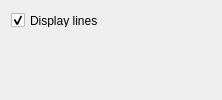
      <widget class="QWidget" name="tab_f">
       <attribute name="title">
        <string>Frequencies</string>
       </attribute>
       <layout class="QVBoxLayout" name="verticalLayout_5">
        <item>
         <widget class="QFrame" name="frame_8">
          <property name="sizePolicy">
           <sizepolicy hsizetype="MinimumExpanding" vsizetype="Preferred">
            <horstretch>0</horstretch>
            <verstretch>0</verstretch>
           </sizepolicy>
          </property>
          <property name="minimumSize">
           <size>
            <width>200</width>
            <height>16</height>
           </size>
          </property>
          <property name="frameShape">
           <enum>QFrame::NoFrame</enum>
          </property>
          <property name="frameShadow">
           <enum>QFrame::Raised</enum>
          </property>
          <widget class="QCheckBox" name="checkBox_freqLines">
           <property name="geometry">
            <rect>
             <x>0</x>
             <y>0</y>
             <width>121</width>
             <height>19</height>
            </rect>
           </property>
           <property name="text">
            <string>Display lines</string>
           </property>
           <property name="checked">
            <bool>true</bool>
           </property>
          </widget>
         </widget>
        </item>
        <item>
         <widget class="QFrame" name="frame_frequencies">
          <property name="sizePolicy">
           <sizepolicy hsizetype="MinimumExpanding" vsizetype="Expanding">
            <horstretch>0</horstretch>
            <verstretch>0</verstretch>
           </sizepolicy>
          </property>
          <property name="frameShape">
           <enum>QFrame::NoFrame</enum>
          </property>
          <property name="frameShadow">
           <enum>QFrame::Raised</enum>
          </property>
         </widget>
        </item>
       </layout>
      </widget>
